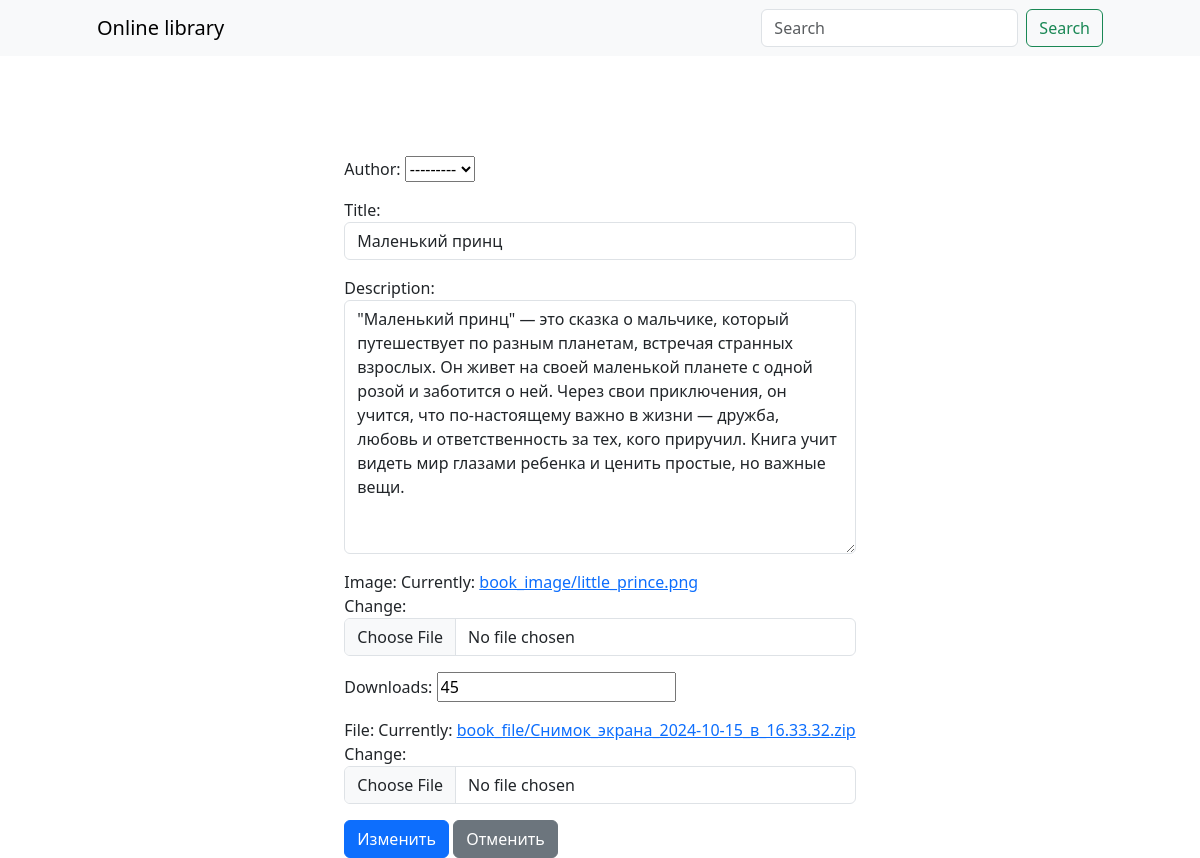
The app's page /update/1/ with its own data.
### book/models.py (models this page shows, shortened)
class Book(models.Model):
    author = models.ForeignKey(User, on_delete=models.CASCADE)
    title = models.CharField(max_length=221)
    description = models.TextField(null=True, blank=True)
    image = models.ImageField(upload_to="book_image/")
    downloads = models.PositiveIntegerField()
    file = models.FileField(upload_to='book_file/')
    created_date = models.DateTimeField(auto_now_add=True)

### book/views.py (the view)
# urls.py: path("update/<int:pk>/", update, name='update'),
def update(request, pk):
    book = get_object_or_404(Book.objects.all(), id=pk)
    form = BookForm(instance=book)
    if request.method == "POST":
        form = BookForm(instance=book, data=request.POST, files=request.FILES)
        if form.is_valid():
            form.save()
            return redirect("index")
    context = {
        "form": form,
    }
    return render(request, "update.html", context)

### book/forms.py
class BookForm(forms.ModelForm):
    author = forms.ModelChoiceField(queryset=User.objects.all(), to_field_name='username')
    class Meta:
        model = Book
        fields = "__all__"
        widgets = {
            'title': forms.TextInput(attrs={'class': 'form-control'}),
            'description': forms.Textarea(attrs={'class': 'form-control'}),
            'author': forms.TextInput(attrs={'class': 'form-control'}),
            'image': forms.ClearableFileInput(attrs={'class': 'form-control'}),
            'file': forms.ClearableFileInput(attrs={'class': 'form-control'}),
        }

### templates/update.html (shortened to what this page needs)
<!doctype html>
<html lang="en">
<head>
    <link href="https://cdn.jsdelivr.net/npm/bootstrap@5.3.3/dist/css/bootstrap.min.css" rel="stylesheet"
>
</head>
<body>
<nav class="navbar bg-body-tertiary">
    <div class="container-fluid">
        <a class="navbar-brand" style="margin-left: 85px" href="{% url 'index' %}">Online library</a>
        <form class="d-flex" role="search" style="margin-right: 85px">
            <input class="form-control me-2" type="search" placeholder="Search" aria-label="Search">
            <button class="btn btn-outline-success" type="submit">Search</button>
        </form>
    </div>
</nav>
<div style="display:flex;justify-content:center; gap: 100px; margin-top: 100px">
  <form method="post" enctype="multipart/form-data">
    {{form.as_p}}
      <button type="submit" class="btn btn-primary">Изменить</button>
      <a href="{% url 'index' %}" class="btn btn-secondary">Отменить</a>
  </form>
</div>
</body>
</html>

### records on screen
Book: author "---------", title "Маленький принц", description "\"Маленький принц\" — это сказка о мальчике, который путешествует по разным планетам, встречая странных взрослых. Он живет на своей маленькой планете с одной розой и заботится о ней. Через свои приключения, он учится, что по-настоящему важно в жизни — дружба, любовь и ответственность за тех, кого приручил. Книга учит видеть мир глазами ребенка и ценить простые, но важные вещи.", downloads "45"
